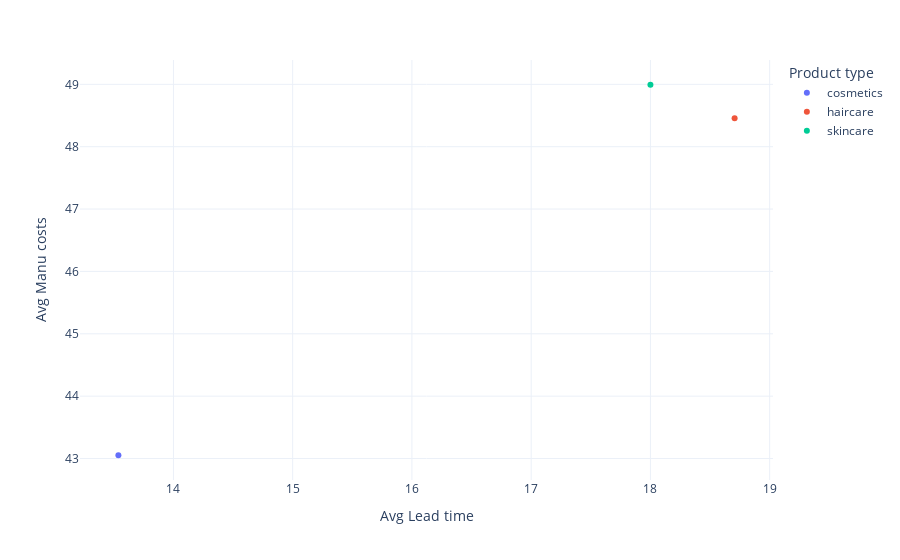

This figure's notebook cell:
### Code cell


### Figure 1 — Plotly figure (JSON) as saved in the notebook; plotly's stock layout.template omitted (floating-point values rounded to 4 significant figures)
{"data": [{"customdata": [["cosmetics"]], "hovertemplate": "Product type=%{customdata[0]}<br>Avg Lead time=%{x}<br>Avg Manu costs=%{y}<extra></extra>", "legendgroup": "cosmetics", "marker": {"color": "#636efa", "symbol": "circle"}, "mode": "markers", "name": "cosmetics", "orientation": "v", "showlegend": true, "type": "scatter", "x": [13.54], "xaxis": "x", "y": [43.05], "yaxis": "y"}, {"hovertemplate": "Product type=cosmetics<extra></extra>", "legendgroup": "cosmetics", "marker": {"color": "#636efa", "symbol": "circle"}, "mode": "lines", "name": "cosmetics", "showlegend": false, "type": "scatter", "xaxis": "x", "yaxis": "y"}, {"customdata": [["haircare"]], "hovertemplate": "Product type=%{customdata[0]}<br>Avg Lead time=%{x}<br>Avg Manu costs=%{y}<extra></extra>", "legendgroup": "haircare", "marker": {"color": "#EF553B", "symbol": "circle"}, "mode": "markers", "name": "haircare", "orientation": "v", "showlegend": true, "type": "scatter", "x": [18.71], "xaxis": "x", "y": [48.46], "yaxis": "y"}, {"hovertemplate": "Product type=haircare<extra></extra>", "legendgroup": "haircare", "marker": {"color": "#EF553B", "symbol": "circle"}, "mode": "lines", "name": "haircare", "showlegend": false, "type": "scatter", "xaxis": "x", "yaxis": "y"}, {"customdata": [["skincare"]], "hovertemplate": "Product type=%{customdata[0]}<br>Avg Lead time=%{x}<br>Avg Manu costs=%{y}<extra></extra>", "legendgroup": "skincare", "marker": {"color": "#00cc96", "symbol": "circle"}, "mode": "markers", "name": "skincare", "orientation": "v", "showlegend": true, "type": "scatter", "x": [18.0], "xaxis": "x", "y": [48.99], "yaxis": "y"}, {"hovertemplate": "Product type=skincare<extra></extra>", "legendgroup": "skincare", "marker": {"color": "#00cc96", "symbol": "circle"}, "mode": "lines", "name": "skincare", "showlegend": false, "type": "scatter", "xaxis": "x", "yaxis": "y"}], "layout": {"legend": {"title": {"text": "Product type"}, "tracegroupgap": 0}, "margin": {"t": 60}, "xaxis": {"anchor": "y", "domain": [0, 1], "title": {"text": "Avg Lead time"}}, "yaxis": {"anchor": "x", "domain": [0, 1], "title": {"text": "Avg Manu costs"}}}}
